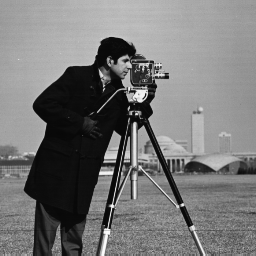
%> input picture cameraman.tif, 256 x 256 px
$ octave otsu_and_recursion.m   (GNU Octave 9; MATLAB toolbox functions it lacks are replaced by stand-ins)
%> lines starting %> are read from the running program, lines starting %| are printed output that depends on the picture; in (x1, y1, x2, y2) boxes, pixels count from 0 and x2, y2 are one past the last pixel; in counts of white or black regions, pixels touching at a corner belong together; the program's own positions count from 1
%This file contains the otsu canny edge detector as well as the recursive process
clear;
clc;
%% read in image and apply guassian blur
img = im2double(imread('cameraman.tif'));
%> img: size 256x256 double; min 0.0275, max 0.992, mean 0.466
img_noise = imnoise(img, 'salt & pepper');

%blur images
gauss1_noise = imgaussfilt(img_noise, 2);
gauss2_noise = imgaussfilt(img_noise, 8);
gauss3_noise = imgaussfilt(img_noise, 16);
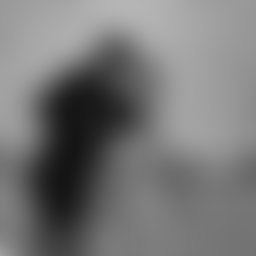
%> gauss3_noise: size 256x256 double; min 0.0826, max 0.712, mean 0.467

%recursive results using MATLAB's edge function
disp("Recursive Canny Using MATLAB's edge");
tic;
output1 = recursiveCanny(img, 128, 2);
output2 = recursiveCanny(img, 128, 8);
output3 = recursiveCanny(img, 128, 16);
toc;
imwrite(output1, 'RC_matlab.tif');

%recursive results using our otsu canny function
disp("Recursive Canny Using Otsu");
tic;
output1_2 = recursiveCanny2(img, 128, 2, 'otsu');
% [277 lines not run here, left out]
function output = recursiveCanny(img, baseCase, blur)
    %divide the image into 4 regions
    [region1, region2, region3, region4] = divideImage(img);
    imgSize = size(img);
    %create our new outputs
    r1 = zeros(size(region1, 1), size(region1, 2));
    r2 = zeros(size(region2, 1), size(region2, 2));
    r3 = zeros(size(region3, 1), size(region3, 2));
    r4 = zeros(size(region4, 1), size(region4, 2));
    %for every region we created we check the size and if it is less than
    %or equal to the base case we filter the image and take the canny, if
    %not we simply call the recursive function again on the region
    for i = 1:4
        if(i == 1)
            if(size(region1, 1) <= baseCase)
                gauss = imgaussfilt(region1, blur);
                r1 = edge(gauss, 'canny');
            else
                r1 = recursiveCanny(region1, baseCase, blur);
            end
        elseif (i == 2)
            if(size(region2, 1) <= baseCase)
                gauss = imgaussfilt(region2, blur);
                r2 = edge(gauss, 'canny');
            else
                r2 = recursiveCanny(region2, baseCase, blur);
            end
        elseif (i == 3)
            if(size(region3, 1) <= baseCase)
                gauss = imgaussfilt(region3, blur);
                r3 = edge(gauss, 'canny');
            else
                r3 = recursiveCanny(region3, baseCase, blur);
            end
        elseif (i == 4)
            if(size(region4, 1) <= baseCase)
                gauss = imgaussfilt(region4, blur);
                r4 = edge(gauss, 'canny');
            else
                r4 = recursiveCanny(region4, baseCase, blur);
            end
        end
    end
    %join together our new regions for our ourput
    newSize = size(img, 1)/2;
    output = zeros(size(img, 1), size(img, 2));
    output(1:newSize, 1:newSize) = r1;
    output(newSize+1:imgSize(1), 1:newSize) = r3;
    output(1:newSize, newSize+1:imgSize(2)) = r2;
    output(newSize+1:imgSize(1), newSize+1:imgSize(2)) = r4;

end

%second recursive function, is identical to the above function but instead
%uses our canny edge detector function.
function output = recursiveCanny2(img, baseCase, blur, method)
    [region1, region2, region3, region4] = divideImage(img);
    imgSize = size(img);
    r1 = zeros(size(region1, 1), size(region1, 2));
    r2 = zeros(size(region2, 1), size(region2, 2));
    r3 = zeros(size(region3, 1), size(region3, 2));
    r4 = zeros(size(region4, 1), size(region4, 2));
    for i = 1:4
        if(i == 1)
            if(size(region1, 1) <= baseCase)
                gauss = imgaussfilt(region1, blur);
                r1 = otsu_canny_edge(gauss, .02, .06, method);
            else
                r1 = recursiveCanny2(region1, baseCase, blur);
            end
        elseif (i == 2)
            if(size(region2, 1) <= baseCase)
                gauss = imgaussfilt(region2, blur);
                r2 = otsu_canny_edge(gauss, .02, .06, method);
            else
                r2 = recursiveCanny2(region2, baseCase, blur);
            end
        elseif (i == 3)
            if(size(region3, 1) <= baseCase)
                gauss = imgaussfilt(region3, blur);
                r3 = otsu_canny_edge(gauss, .02, .06, method);
            else
                r3 = recursiveCanny2(region3, baseCase, blur);
            end
        elseif (i == 4)
            if(size(region4, 1) <= baseCase)
                gauss = imgaussfilt(region4, blur);
                r4 = otsu_canny_edge(gauss, .02, .06, method);
            else
                r4 = recursiveCanny2(region4, baseCase, blur);
            end
        end
    end
    newSize = size(img, 1)/2;
    output = zeros(size(img, 1), size(img, 2));
    output(1:newSize, 1:newSize) = r1;
    output(newSize+1:imgSize(1), 1:newSize) = r3;
    output(1:newSize, newSize+1:imgSize(2)) = r2;
    output(newSize+1:imgSize(1), newSize+1:imgSize(2)) = r4;

end

%separate function to divide an image into 4 quadrants, used in the
%recursive functions
function [r1, r2, r3, r4] = divideImage(img)
    imgSize = size(img);
%> imgSize = [256 256]
    newSize = imgSize(1)/2;
%> newSize = 128
    r1 = img(1:newSize, 1:newSize);
    r3 = img(newSize+1:imgSize(1), 1:newSize);
    r2 = img(1:newSize, newSize+1:imgSize(2));
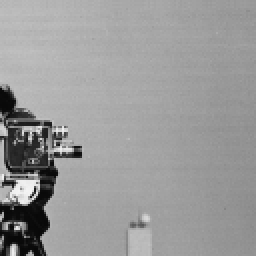
%> r2: size 128x128 double (shown 2 times larger); min 0.0314, max 0.957, mean 0.603
    r4 = img(newSize+1:imgSize(1), newSize+1:imgSize(2));
%> the loop in recursiveCanny, `for i = 1:4` made 4 passes
%> pass 1, in recursiveCanny, `r1 = edge(gauss, 'canny');`:
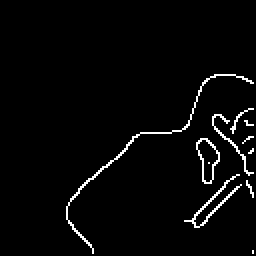
%> r1: size 128x128 logical (shown 2 times larger); 2.8% white in thin lines or dots, all inside (x1, y1, x2, y2) = (33, 37, 127, 127)
%> after the loop in recursiveCanny, `for i = 1:4`: r3: size 128x128 logical; 4.9% white in thin lines or dots
%> after the loop in recursiveCanny, `for i = 1:4`: r4: size 128x128 logical; 4.6% white in thin lines or dots
%> in recursiveCanny, `output(newSize+1:imgSize(1), newSize+1:imgSize(2)) = r4;`: output: size 256x256 double; values 0 (black) and 1 (white), 3.7% white in thin lines or dots, all inside (x1, y1, x2, y2) = (1, 37, 255, 255)
%> after the loop in recursiveCanny (call 2), `for i = 1:4`: r3: size 128x128 logical; 2.6% white in thin lines or dots
%> after the loop in recursiveCanny (call 2), `for i = 1:4`: r4: size 128x128 logical; 2.4% white in thin lines or dots, all inside (x1, y1, x2, y2) = (1, 1, 127, 98)
%> in recursiveCanny (call 2), `output(1:newSize, 1:newSize) = r1;`: output: size 256x256 double; values 0 (black) and 1 (white), 0.37% white in thin lines or dots, all inside (x1, y1, x2, y2) = (35, 37, 127, 127)
%> call 3 of recursiveCanny, with baseCase = 128, blur = 16
%> the loop in recursiveCanny (call 3), `for i = 1:4` made 4 passes
%> pass 1, in recursiveCanny (call 3), `gauss = imgaussfilt(region1, blur);`:
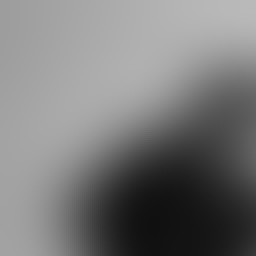
%> gauss: size 128x128 double (shown 2 times larger); min 0.0652, max 0.727, mean 0.477
%> after the loop in recursiveCanny (call 3), `for i = 1:4`:
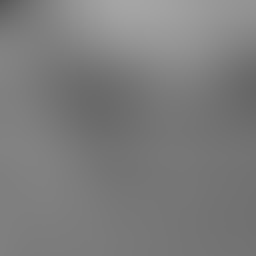
%> gauss: size 128x128 double (shown 2 times larger); min 0.351, max 0.65, mean 0.49
%> after the loop in recursiveCanny (call 3), `for i = 1:4`: r3: size 128x128 logical; 1.9% white in thin lines or dots, all inside (x1, y1, x2, y2) = (29, 1, 125, 127)
%> after the loop in recursiveCanny (call 3), `for i = 1:4`:
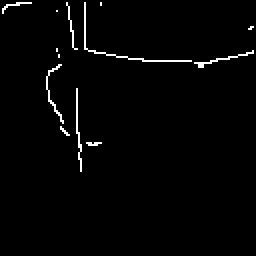
%> r4: size 128x128 logical (shown 2 times larger); 1.8% white in thin lines or dots, all inside (x1, y1, x2, y2) = (1, 1, 127, 86)
%> in recursiveCanny (call 3), `output(1:newSize, 1:newSize) = r1;`: output: size 256x256 double; values 0 (black) and 1 (white), 0.4% white in thin lines or dots, all inside (x1, y1, x2, y2) = (40, 29, 127, 127)
%> in recursiveCanny (call 3), `output(newSize+1:imgSize(1), newSize+1:imgSize(2)) = r4;`: output: size 256x256 double; values 0 (black) and 1 (white), 1.6% white in thin lines or dots, all inside (x1, y1, x2, y2) = (29, 29, 255, 255)
%> the loop in recursiveCanny2, `for i = 1:4` made 1 pass
%> pass 1, in otsu_canny_edge, `g_direction = atan2(gy, gx) * (180.0/pi);`:
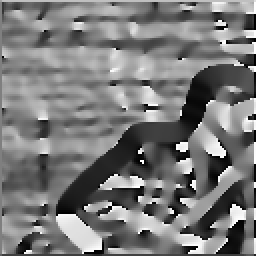
%> g_direction: size 128x128 double (shown 2 times larger); min -180, max 180, mean -8.4; drawn with min black and max white
end


%% canny edge detection function

function [g] = otsu_canny_edge(f, Th, Tl, method)
    %canny edge detection with adaptive thresholding function takes as
        %input the grayscale image. The pos variale is used for
        %subplotting. thrL and thrH are used if using the double
        %thresholding piece of code instead of the otsu method section of
        %code.

    %get the horizontal and vertical gradients of the image
    %Sobel kernels have better noise-suppression (smoothing) characteristics makes them preferable
    %because noise suppression is an important issue when dealing with
    %derivatives according to the textbook
    kx=[-1 0 1; -2 0 2; -1 0 1];
    ky=[-1 -2 -1; 0 0 0; 1 2 1];
    gx=imfilter(f, kx);
    gy=imfilter(f, ky);

    %get the gradient magnitude
    g_mag = sqrt(gx.^2 + gy.^2);

    %get the edge direction of image
    g_direction = atan2(gy, gx) * (180.0/pi);

    % First, we approximate each angle in the matrix g_direction.
    % The angles of the g_direction are rounded down or up to each of the
    % following angles: 0, 45, 90, or 135. The angles are rounded to within
    % 22.5 degrees, in the forward and reverse directions.

    % Knowing the gradient direction of a pixel, the gradient magintude pixel is compared
    % to the neighbors along a normal to the gradient direction. If the
    % gradient magnitude is greater than both the neighbors, it is retained.
    % Otherwise, if the gradient magnitude of the pixel is set to zero.

    [rows, cols] = size(f);
    local_max = zeros(rows,cols);
    for row = 2:rows-1
        for col = 2:cols-1
            if((g_direction(row,col) > -22.5 && g_direction(row,col) < 22.5) || (g_direction(row,col) > 157.5 && g_direction(row,col) < -157.5))
                if(g_mag(row,col) > g_mag(row, col+1) && g_mag(row,col) > g_mag(row, col-1))
                    local_max(row,col)=g_mag(row,col);
                else
                    local_max(row,col)=0;
                end
            end
            if((g_direction(row,col) > 22.5 && g_direction(row,col) < 67.5) || (g_direction(row,col) > -157.5 && g_direction(row,col) < -112.5))
                if(g_mag(row,col) > g_mag(row+1, col+1) && g_mag(row,col) > g_mag(row-1, col-1))
                    local_max(row,col)=g_mag(row,col);
                else
                    local_max(row,col)=0;
                end
            end
            if((g_direction(row,col) > 67.5 && g_direction(row,col) < 112.5) || (g_direction(row,col) > -112.5 && g_direction(row,col) < -67.5))
                if(g_mag(row,col) > g_mag(row+1, col) && g_mag(row,col) > g_mag(row-1, col))
                    local_max(row,col)=g_mag(row,col);
                else
                    local_max(row,col)=0;
                end
            end
            if((g_direction(row,col) > 112.5 && g_direction(row,col) < 157.5) || (g_direction(row,col) > -67.5 && g_direction(row,col) < -22.5))
                if(g_mag(row,col) > g_mag(row-1, col+1) && g_mag(row,col) > g_mag(row+1, col-1))
                    local_max(row,col)=g_mag(row,col);
                else
                    local_max(row,col)=0;
                end
            end
        end
    end

    %completes either hysteresis or otsu thresholding
    if(method == "hysteresis")
        strong = 1.0;
        weak = 0.2;
        for i = 2:rows-1
            for j = 2:cols-1
                if(local_max(i, j) >= Th)
                    local_max(i, j) = strong;
                elseif(local_max(i,j) < Tl)
                    local_max(i, j) = 0;
                else
                    local_max(i, j) = weak;
                end
            end
        end

        for i = 1:rows
            for j = 1:cols
                if(local_max(i, j) == weak)
                    if(local_max(i, j+1) == strong || local_max(i, j-1) == strong || ...
                        local_max(i-1, j) == strong || local_max(i-1, j+1) == strong || ...
                        local_max(i-1, j-1) == strong ||  local_max(i+1, j) == strong || ...
                        local_max(i+1, j+1) == strong || local_max(i, j-1) == strong)
                        local_max(i, j) = strong;
                    else
                        local_max(i, j) = 0;
                    end
                end
            end
        end

        g = local_max;
    elseif(method == "otsu")
        local_max = im2uint8(local_max);
        g = otsu_thresholding(local_max);
    end

end

%% The otsu method for addaptive thresholding
function [g] = otsu_thresholding(f)
    [rows, cols] = size(f);
    g = zeros(size(f));
    n=imhist(f); % Compute the histogram
    N=sum(n); % sum up all the histogram values
    max=0; %initialize maximum
    threshold = 0;
    P = zeros(256, 0);
    for i=1:256
%> (the run ends here)
